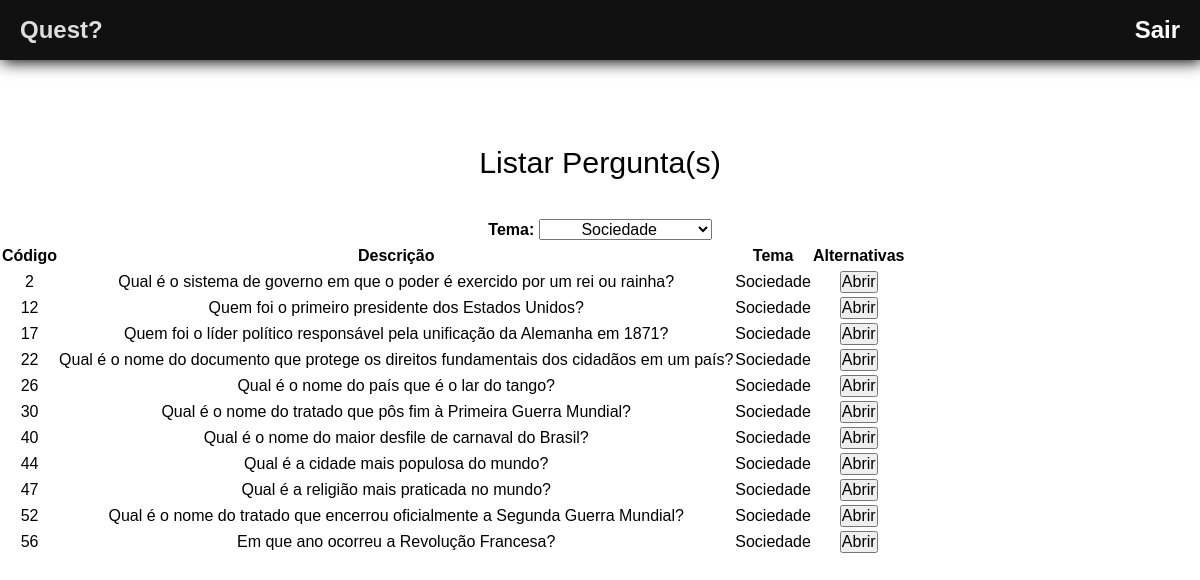
/sistema/mostrarPergunta.php?tema=2, run on an earlier commit of the app's database.
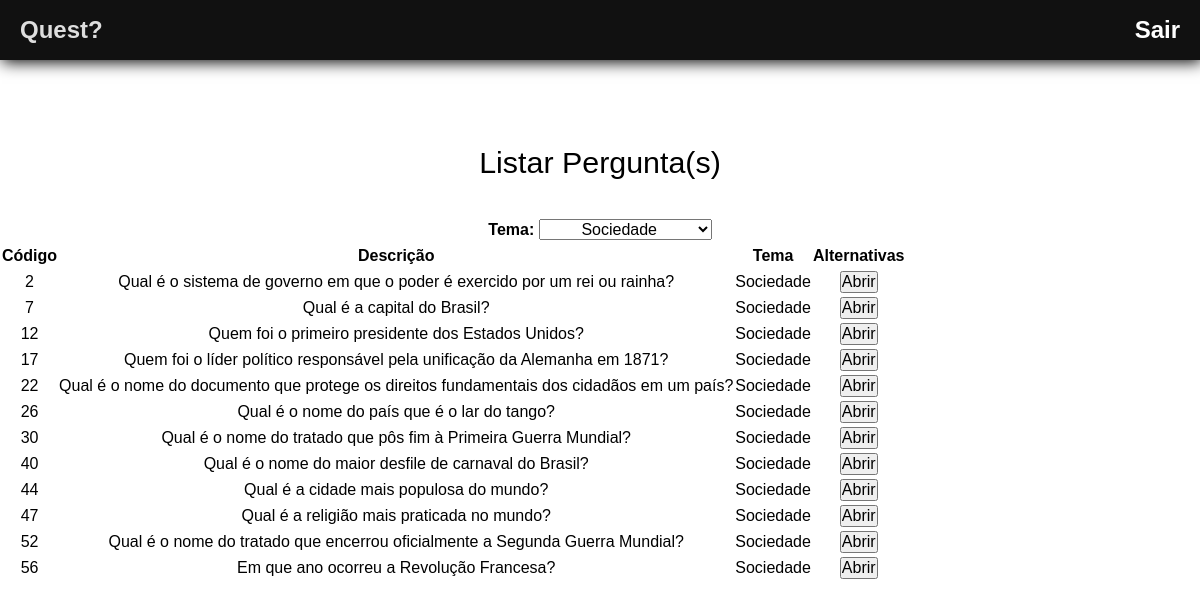
And on a later commit of the database.
### tables this page shows
CREATE TABLE tema (
    id_tema INTEGER  PRIMARY KEY AUTOINCREMENT,
    desc_tema VARCHAR(255) NOT NULL
);

CREATE TABLE pergunta(
    id_pergunta INTEGER PRIMARY KEY AUTOINCREMENT,
    desc_pergunta VARCHAR(200),
    id_tema_pergunta INTEGER,
    id_alternativa_pergunta INTEGER
);

### helpers/url.php (called while the page is built)
<?php
    $BASE_URL = "http://" . $_SERVER['HTTP_HOST'] . dirname($_SERVER['REQUEST_URI'] . '?') . '/';
?>

### sistema/mostrarPergunta.php (the view, shortened to what this page needs)
<?php
    include_once("templates/header.php");
?>
    <legend>Listar Pergunta(s)</legend>
                    <label class="fa__labels" for="select-theme">Tema:</label>
                    <?php
                        $tema = 0;
                        if(isset($_GET['tema']) and $_GET['tema'] != 0)
                        {
                            $tema = $_GET['tema'];
                        }
                        echo '<select name="tema"
                            onchange="this.options[this.selectedIndex].value &&
                                (window.location = this.options[this.selectedIndex].value);"
                        >';
                        include "connection.php";
                        if($tema != 0){
                            $sqlTemaEscolhido = "SELECT id_tema, desc_tema FROM tema WHERE id_tema = $tema ;";
                            $resSqlTemaEscolhido = $db->query($sqlTemaEscolhido);
                            $dadosTemaEscolhido = $resSqlTemaEscolhido->fetchArray();
                            echo "<option value=''>$dadosTemaEscolhido[1]</option>";
                        }
                        echo "</select>";
                    ?>
<table>
    <thead>
        <tr>
            <th>Código</th>
            <th>Descrição</th>
            <th>Tema</th>
            <th>Alternativas</th>
        </tr>
    </thead>
    <tbody>
    <?php
        include "connection.php";
        if($tema != 0){
            $sqlPergunta = "SELECT id_pergunta,desc_pergunta,desc_tema,id_alternativa_pergunta
         FROM pergunta
         INNER JOIN tema ON pergunta.id_tema_pergunta = tema.id_tema
         WHERE pergunta.id_tema_pergunta = $tema;";
        }else{
            $sqlPergunta = "SELECT id_pergunta,desc_pergunta,desc_tema,id_alternativa_pergunta
         FROM pergunta
         INNER JOIN tema ON pergunta.id_tema_pergunta = tema.id_tema;";
        }
        $resSqlPergunta = $db->query($sqlPergunta);
        while($dadosPergunta = $resSqlPergunta->fetchArray())
        {
            echo "<tr>";
            echo "<td>$dadosPergunta[0]</td>";
            echo "<td>$dadosPergunta[1]</td>";
            echo "<td>$dadosPergunta[2]</td>";
            echo "<td><input type='button' id='$dadosPergunta[0]' onclick=mostrarPopUpAlternativas(this.id) value='Abrir'></td>";
            echo "</tr>";
        }
    ?>
    </tbody>
</table>
<?php
    include_once("templates/footer.php");
?>

### sistema/templates/header.php (shortened to what this page needs)
<?php
    include_once("../helpers/url.php");
?>
<!DOCTYPE html>
<html>
    <head>
        <link rel="stylesheet" href="<?= $BASE_URL ?>/css/default.css">
        <link rel="stylesheet" href="<?= $BASE_URL ?>/css/content.css">
    </head>
    <body>
    <header class="header">
        <nav class="nav">
            <ul class="list">
                <li class="li__items"><h1 class="title">Quest?</h1></li>
                <li class="li__items"><h1 class="title"><a href="../index.php" onclick="return confirm('Você tem certeza que quer sair?');" id="link__Sair">Sair</a></h1></li>
            </ul>
        </nav>
    </header>

### sistema/templates/footer.php (shortened to what this page needs)
    </body>
</html>

### sistema/css/default.css (style rules this page uses)
* { margin: 0px; padding: 0px; outline: 0px; font-size: 16px; text-decoration: none; font-family: Arial, Helvetica, sans-serif; }
body { overflow-x: hidden; }
header { height: 60px; margin-bottom: 40px; box-shadow: 2px 2px 15px; }
.list { align-items: center; background-color: #111; display: flex; height: 60px; justify-content: space-between; list-style: none; padding: 0 20px; }
.title { color: #dedede; font-size: 1.5rem; }

### sistema/css/content.css (style rules this page uses)
.fa__labels { font-weight: 600; margin-top: 10px; }
* { margin: 0px; padding: 0px; outline: 0px; font-size: 16px; text-decoration: none; text-align: center; line-height: 2; font-family: Arial, Helvetica, sans-serif; }
legend { font-size: 1.9rem; margin-top: 5rem; }
* { margin: 0px; padding: 0px; outline: 0px; font-size: 16px; text-decoration: none; text-align: center; line-height: 1.5; font-family: Arial, Helvetica, sans-serif; }
legend { font-size: 1.9rem; margin-bottom: 2rem; }
.fa__labels { font-weight: 600; margin-top: 3rem; }
#link__Sair { color: #fff; font-size: 1.5rem; }

What changed in the data, as far as the page shows it:
added pergunta: id_pergunta "7", desc_pergunta "Qual é a capital do Brasil?", tema.desc_tema "Sociedade"
